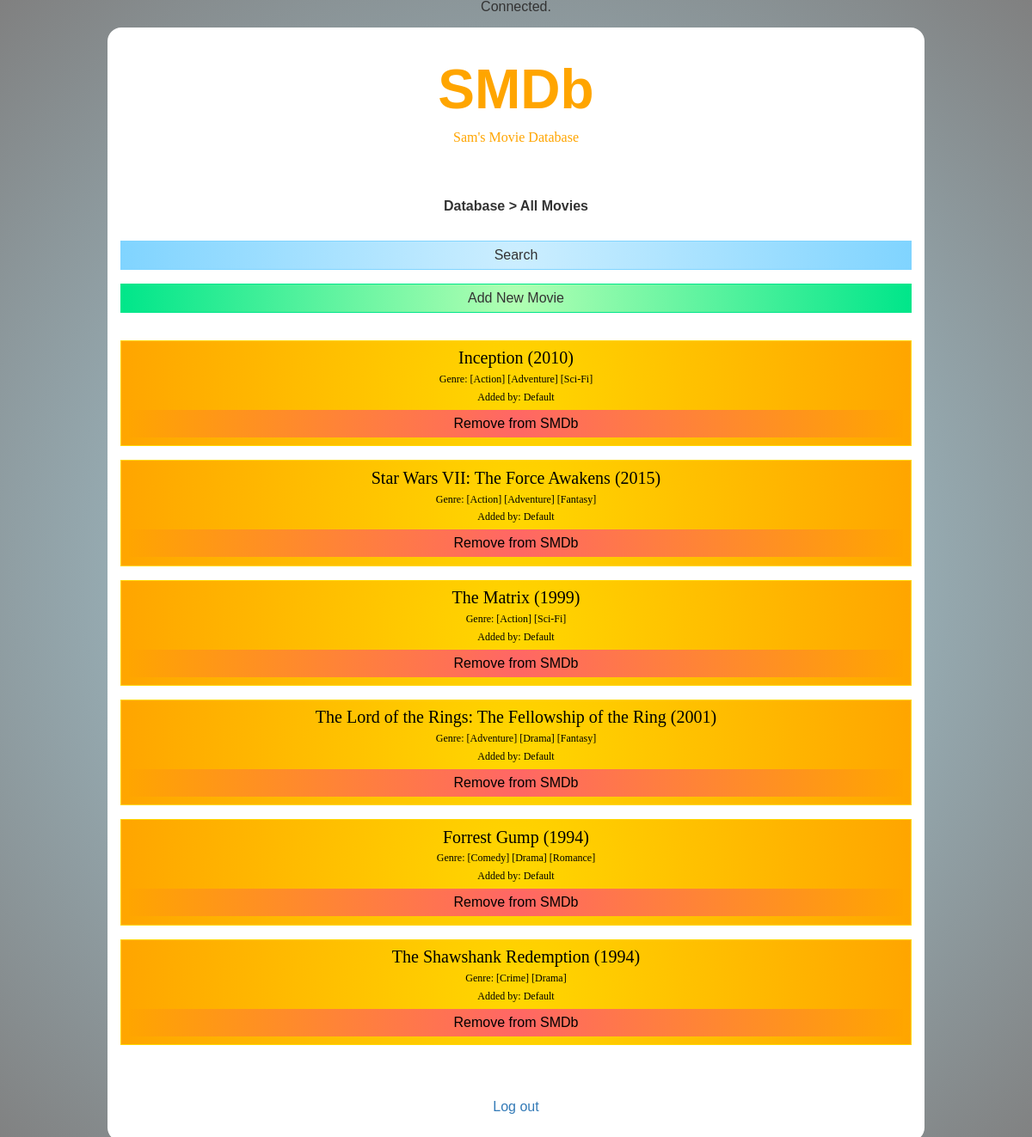
Page /list.php (signed in) on the committed database.
### tables this page shows
CREATE TABLE movie (
    id integer NOT NULL AUTO_INCREMENT,
    name VARCHAR(70) NOT NULL,
    year integer NOT NULL,
    trailer VARCHAR(200),
    addedBy VARCHAR(70) NOT NULL,
    PRIMARY KEY (id )
);

CREATE TABLE genre (
    id integer NOT NULL AUTO_INCREMENT,
    name VARCHAR(30) NOT NULL,
    PRIMARY KEY (id )
);

### list.php (the view, shortened to what this page needs)
<!DOCTYPE html>
<html lang="en">
<?php include 'includer.php';?>
<?php $currentID = $_SESSION['sessionID']; ?>
<head></head>
<body>
<br>
<div class="container">
<div class="col-lg-1 col-md-1 col-sm-1 col-xs-0.0"></div>
<div class="col-lg-10 col-md-10 col-sm-10 col-xs-12 whitebg">
  <div class="title">
      <h1>SMDb</h1>
      <br>
      <h2>Sam's Movie Database</h2>
  </div>
<div class="div-padding"><span class="bolda">Database > All Movies</span><br><br></div>
<form action="search.php">
<input class="cleanButton" type="submit" value="Search"><br><br>
</form>
<form action="addmovie.php">
<input class="yesButton" type="submit" value="Add New Movie"><br><br><br>
</form>
<?php
$sql = "SELECT id, name, year, addedBy FROM movie";
$result = $conn->query($sql);
if ($result->num_rows > 0) {
     while($row = $result->fetch_assoc()) {
         echo "<div class='movie-box'>";
         echo "<div class='padding'><span class='movie-title'>" . $row["name"] . " (" . $row["year"] . ")</span></div>";
         echo "<span class='movie-info'><div class='padding'>Genre: ";
         $sql2 = "SELECT mid, gid FROM link WHERE mid = $row[id]";
         $result2 = $conn->query($sql2);
         if ($result2->num_rows > 0){
           while($row2 = $result2->fetch_assoc()){
              $sql3 = "SELECT name FROM genre WHERE id = $row2[gid]";
              $result3 = $conn->query($sql3);
              if ($result3->num_rows > 0){
                while($row3 = $result3->fetch_assoc()){
                  echo " [" . $row3['name'] . "] ";
                }
              }
           }
         }
         echo "</div><div class='padding'>Added by: " . $row["addedBy"] ."</div>";
         echo "</span>";
         $queryAdmin = "SELECT admin FROM account WHERE id=$currentID";
         $resultsAdmin = $conn->query($queryAdmin);
         $admin = mysqli_fetch_row($resultsAdmin);
         if ($admin[0] == true) {
           echo "<form action='remove_process.php' method='post'>";
           echo "<input class='movie-remove' type='submit' value='Remove from SMDb'></form>";
         }
           echo "</div><br>";
     }
} else {
     echo "<br><div class='noButton'><br>No movies found. Add one!<br><br></div>";
}
?>
<div class="div-padding">
  <br><br>
  <a href="logout_process.php">Log out</a>
  <br><br>
</div>
</div>
<div class="col-lg-1 col-md-1 col-sm-1 col-xs-0.0"></div>
</div>
<br>
</body>
</html>

### includer.php (shortened to what this page needs)
<!DOCTYPE html>
<html lang="en">
  <link rel="stylesheet" href="https://maxcdn.bootstrapcdn.com/bootstrap/3.3.7/css/bootstrap.min.css">
  <link rel="stylesheet" href="css/reset.css">
  <link rel="stylesheet" href="css/style.css">
</html>

### css/style.css (style rules this page uses)
body { background: lightblue; background: -webkit-radial-gradient(circle, lightblue, grey); background: -o-radial-gradient(circle, lightblue, grey); background: -moz-radial-gradient(circle, lightblue, grey); background: radial-gradient(circle, lightblue, grey) no-repeat center center fixed; text-align: center; font-family: Arial; }
.title { background-color:rgba(0,0,0,0); padding-top: 2.5em; padding-bottom: 3em; }
h1 { font-size: 4em; font-weight: bold; width: 100%; color: orange; }
h2 { font-size: 1em; color: orange; font-family: tahoma; }
.div-padding { padding: 1em; }
.movie-title { font-size: 1.25em; font-family: tahoma; }
.movie-info { font-size: 0.75em; font-family: tahoma; }
.movie-box { border-style: solid; border-width: 1px; border-color: gold; color: black; background: lightblue; background: radial-gradient(circle, gold, orange); padding: 1%; }
.padding { padding-bottom: 1%; }
.movie-remove { padding: 0.5em; width: 100%; background: lightblue; border-width: 0px; background: radial-gradient(circle, #ff6666, orange); }
.yesButton { background: lightgreen; background: radial-gradient(circle, #b3ffb3, #00e68a); border-color: #00e68a; border-width: 1px; border-style: solid; padding: 0.5em; width: 100%; }
.cleanButton { background: lightblue; background: radial-gradient(circle, #cceeff, #80d4ff); border-color: #80d4ff; border-width: 1px; border-style: solid; padding: 0.5em; width: 100%; }
.bolda { font-weight: bold; }
.whitebg { background-color: white; border-radius: 1em; }

### rows in the picture
movie: name "Inception", year "2010", addedBy "Default"
genre: name "Action"
genre: name "Adventure"
genre: name "Sci-Fi"
movie: name "Star Wars VII: The Force Awakens", year "2015", addedBy "Default"
genre: name "Fantasy"
movie: name "The Matrix", year "1999", addedBy "Default"
movie: name "The Lord of the Rings: The Fellowship of the Ring", year "2001", addedBy "Default"
genre: name "Drama"
movie: name "Forrest Gump", year "1994", addedBy "Default"
genre: name "Comedy"
genre: name "Romance"
movie: name "The Shawshank Redemption", year "1994", addedBy "Default"
genre: name "Crime"
